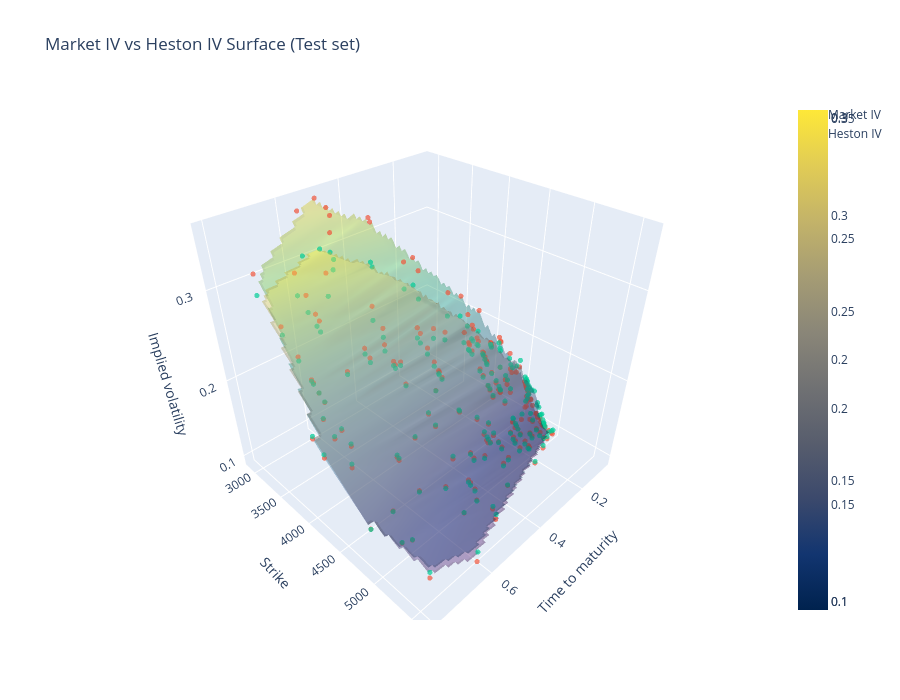

Notebook code for this chart:
### Code cell
# ============================================================
# 3D IV surface: market IV and Heston IV on train data
# ============================================================

surface_df = test.copy()

x = surface_df["tau"].to_numpy(float)
y = surface_df["strike"].to_numpy(float)
z = surface_df["iv"].to_numpy(float)
z_heston = surface_df["heston_iv"].to_numpy(float)

# Grid
tau_grid = np.linspace(x.min(), x.max(), 60)
strike_grid = np.linspace(y.min(), y.max(), 80)
tau_mesh, strike_mesh = np.meshgrid(tau_grid, strike_grid)

market_IV_grid = griddata(points=(x, y), values=z, xi=(tau_mesh, strike_mesh), method="linear")
heston_IV_grid = griddata(points=(x, y), values=z_heston, xi=(tau_mesh, strike_mesh), method="linear")

fig = go.Figure()
fig.add_trace(go.Surface(
    x=tau_mesh, y=strike_mesh, z=market_IV_grid,
    colorscale="Viridis", opacity=0.4))
fig.add_trace(go.Scatter3d(
    x=surface_df["tau"], y=surface_df["strike"], z=surface_df["iv"],
    mode="markers", name="Market IV", marker=dict(size=3, opacity=0.7)))
fig.add_trace(go.Scatter3d(
    x=surface_df["tau"], y=surface_df["strike"], z=surface_df["heston_iv"],
    mode="markers", name="Heston IV", marker=dict(size=3, opacity=0.7)))
fig.add_trace(go.Surface(
    x=tau_mesh, y=strike_mesh, z=heston_IV_grid,
    colorscale="Cividis", opacity=0.4))
fig.update_layout(
    title="Market IV vs Heston IV Surface (Test set)",
    scene=dict(xaxis_title="Time to maturity", yaxis_title="Strike", zaxis_title="Implied volatility"),
    width=900, height=700)
fig.show()

### Figure 1 — Plotly figure (JSON) as saved in the notebook; plotly's stock layout.template omitted (floating-point values rounded to 4 significant figures; data arrays with more than 128 entries replaced by an {"elided": "..."} marker saying what was removed)
{"data": [{"colorscale": [[0, "#440154"], [0.1111, "#482878"], [0.2222, "#3e4989"], [0.3333, "#31688e"], [0.4444, "#26828e"], [0.5556, "#1f9e89"], [0.6667, "#35b779"], [0.7778, "#6ece58"], [0.8889, "#b5de2b"], [1, "#fde725"]], "opacity": 0.4, "type": "surface", "x": {"elided": "80x60 float values"}, "y": {"elided": "80x60 float values"}, "z": {"elided": "80x60 float values"}}, {"marker": {"opacity": 0.7, "size": 3}, "mode": "markers", "name": "Market IV", "type": "scatter3d", "x": {"elided": "186 float values"}, "y": {"elided": "186 float values"}, "z": {"elided": "186 float values"}}, {"marker": {"opacity": 0.7, "size": 3}, "mode": "markers", "name": "Heston IV", "type": "scatter3d", "x": {"elided": "186 float values"}, "y": {"elided": "186 float values"}, "z": {"elided": "186 float values"}}, {"colorscale": [[0, "#00224e"], [0.1111, "#123570"], [0.2222, "#3b496c"], [0.3333, "#575d6d"], [0.4444, "#707173"], [0.5556, "#8a8678"], [0.6667, "#a59c74"], [0.7778, "#c3b369"], [0.8889, "#e1cc55"], [1, "#fee838"]], "opacity": 0.4, "type": "surface", "x": {"elided": "80x60 float values"}, "y": {"elided": "80x60 float values"}, "z": {"elided": "80x60 float values"}}], "layout": {"height": 700, "scene": {"xaxis": {"title": {"text": "Time to maturity"}}, "yaxis": {"title": {"text": "Strike"}}, "zaxis": {"title": {"text": "Implied volatility"}}}, "title": {"text": "Market IV vs Heston IV Surface (Test set)"}, "width": 900}}
